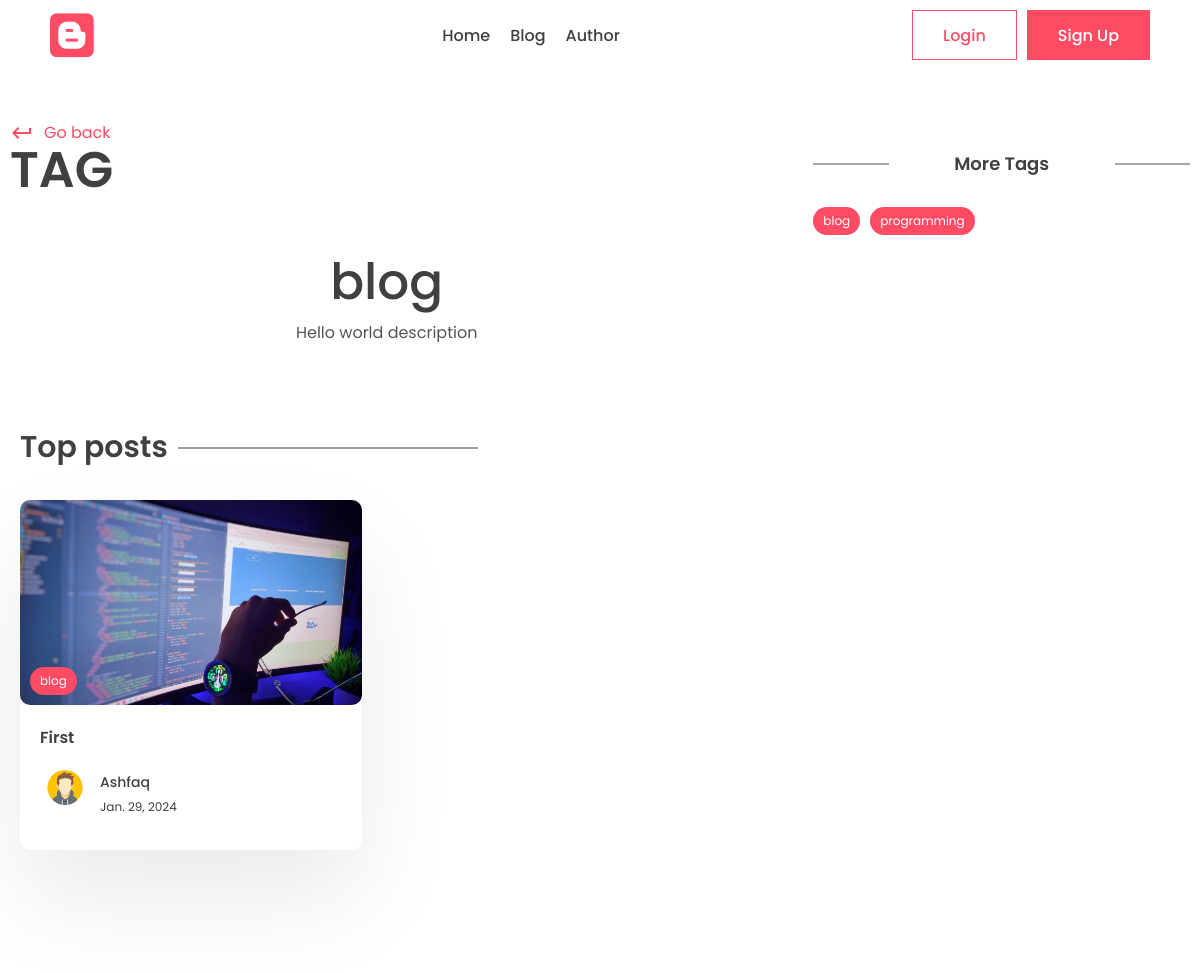
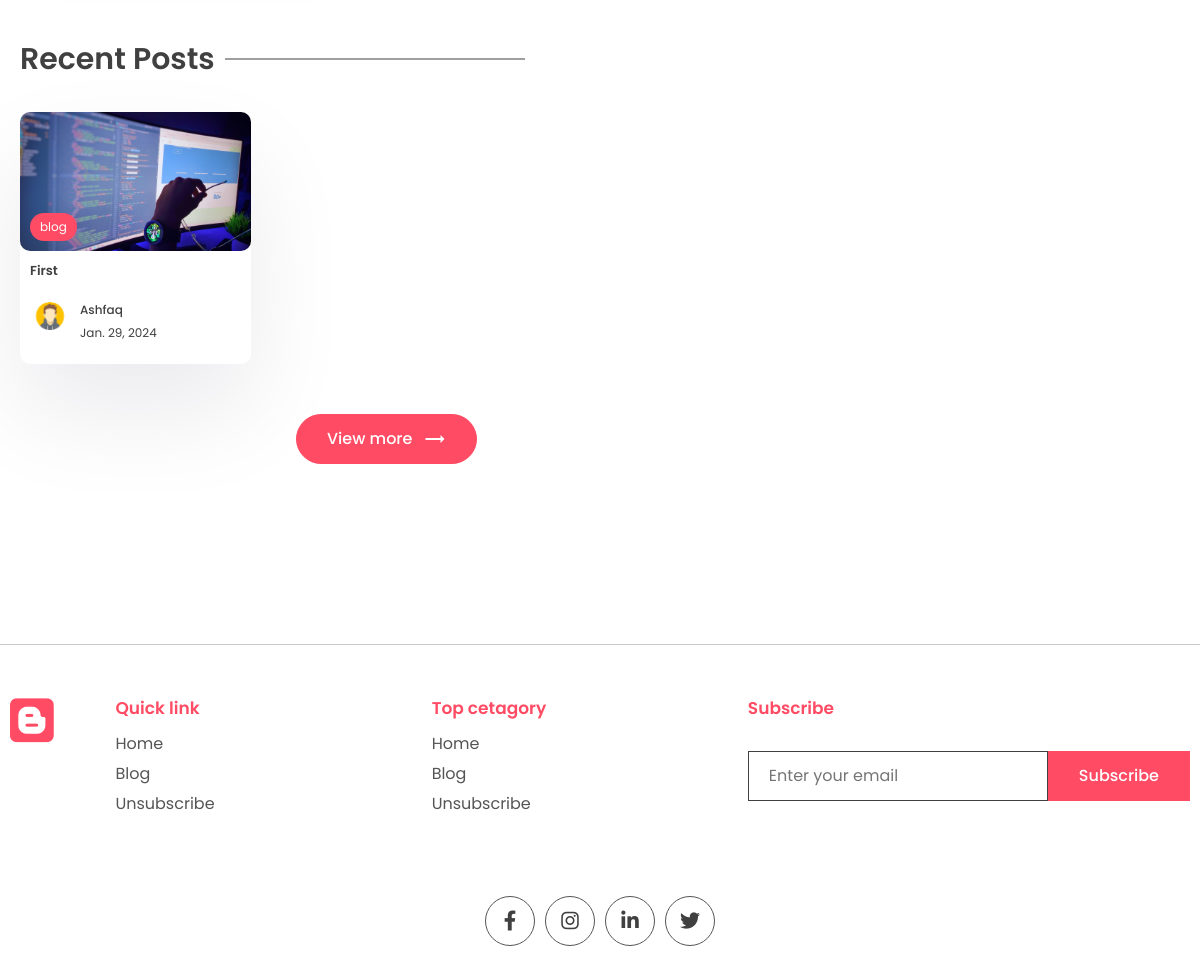
/tag/blog, run on the app's committed database (2 pictures, top to bottom).
### app/models.py (models this page shows, shortened)
class Tag(models.Model):
    name = models.CharField(max_length=100)
    description = models.CharField(max_length=100)
    slug = models.SlugField(max_length=200, unique=True)

class Post(models.Model):
    title = models.CharField(max_length=200)
    content = models.TextField()
    last_updated = models.DateTimeField(auto_now=True)
    slug = models.SlugField(max_length=200, unique=True)
    image = models.ImageField(null=True, blank=True, upload_to="images/")
    tags = models.ManyToManyField(Tag, blank=True, related_name='post')
    view_count = models.IntegerField(null=True, blank=True)
    is_featured = models.BooleanField(default=False)
    author = models.ForeignKey(User, on_delete=models.CASCADE, null=True, blank=True)

class Profile(models.Model):
    user = models.OneToOneField(User, on_delete=models.CASCADE)
    profile_image = models.ImageField(null=True, blank=True, upload_to="images/")
    slug = models.SlugField(max_length=200, unique=True)
    bio = models.CharField(max_length=200)

### app/views.py (the view)
# urls.py: path('tag/<slug:slug>', views.tag_page, name='tag_page'),
def tag_page(request, slug):
    tag = Tag.objects.get(slug=slug)
    top_posts = Post.objects.filter(tags__in=[tag.id]).order_by('-view_count')[0:2]
    recent_posts = Post.objects.filter(tags__in=[tag.id]).order_by('-last_updated')[0:2]
    tags = Tag.objects.all()
    context = {'tag':tag, 'top_posts':top_posts, 'recent_posts':recent_posts, 'tags':tags}
    return render(request, 'app/tag.html', context)

### app/templates/app/tag.html (shortened to what this page needs)
{% extends "base.html" %}
{% block content %}
      <div class="container">
        <div class="layout">
          <div class="left">
            <div class="page-top">
              <div class="top flex">
                <div class="page-name">
                  <a href="#" class="learn">
                    <span class="material-icons"> keyboard_return </span> Go
                    back
                  </a>
                  <h1>Tag</h1>
                </div>
              </div>
            </div>
            <center>
              <div class="typo">
                <h1 class="title">{{tag.name}}</h1>
                <p>
                  {{tag.description}}
                </p>
              </div>
            </center>
            <section class="sp">
              <div class="container">
                <h1 class="sec-title">Top posts</h1>
                <div class="grid-2 blog">
                  {% for post in top_posts %}
                  <a href="{% url "post_page" post.slug %}">
                    <div class="card">
                      <div class="post-img">
                        <img src="{{post.image.url}}" alt="" />
                        <div class="tag">{{post.tags.all.0.name}}</div>
                      </div>
                      <div class="card-content">
                        <h3>
                          {{post.title}}
                        </h3>
                        <div class="author">
                          <div class="profile-pic">
                            <img src="{{post.author.profile.profile_image.url}}" alt="" />
                          </div>
                          <div class="details">
                            <p>{{post.author.first_name}}</p>
                            <small>{{post.last_updated|date}}</small>
                          </div>
                        </div>
                      </div>
                    </div>
                  </a>
                  {% endfor %}
                </div>
              </div>
            </section>
            <section class="sp">
              <div class="container">
                <h1 class="sec-title">Recent Posts</h1>
                <div class="grid-3 blog-grid">
                {% for post in recent_posts %}
                  <a href="{% url "post_page" post.slug %}">
                    <div class="card">
                      <div class="post-img">
                        <img src="{{post.image.url}}" alt="" />
                        <div class="tag">{{post.tags.all.0.name}}</div>
                      </div>
                      <div class="card-content">
                        <h3>
                          {{post.title}}
                        </h3>
                        <div class="author">
                          <div class="profile-pic">
                            <img src="{{post.author.profile.profile_image.url}}" alt="" />
                          </div>
                          <div class="details">
                            <p>{{post.author.first_name}}</p>
                            <small>{{post.last_updated|date}}</small>
                          </div>
                        </div>
                      </div>
                    </div>
                  </a>
                {% endfor %}
                </div>
                <center>
                  <button class="btn btn-primary rounded view">
                    View more
                    <span class="material-icons"> trending_flat </span>
                  </button>
                </center>
              </div>
            </section>
          </div>
          <div class="right">
            <div class="block">
              <h2 class="title2">More Tags</h2>
              <div class="blog-tags">
                {% for tag in tags %}
                <a href="{% url "tag_page" tag.slug %}" class="tag">{{tag.name}}</a>
                {% endfor %}
              </div>
            </div>
          </div>
        </div>
      </div>
{% endblock content %}

### app/static/app/style.css (style rules this page uses)
* { margin: 0; padding: 0; box-sizing: border-box; text-decoration: none; border: none; outline: none; list-style: none; font-family: "Poppins", sans-serif; color: var(--black); }
:root { --red: #ff4b64; --black: #404040; --des: #555555; --shadow: #ffffff1a 0px 1px 1px 0px inset, #32325d40 0px 50px 100px -20px, #0000004d 0px 30px 60px -30px; --shadow2: rgba(17, 12, 46, 0.084) 0px 48px 100px 0px; }
html { font-size: 62.5%; }
[class*="grid"] { display: grid; }
img { width: 100%; }
.container { max-width: 1220px; margin: auto; padding: 0 10px; }
p, a { font-size: 1.6rem; color: var(--des); }
.btn { cursor: pointer; height: 5rem; padding: 0 3rem; font-size: 1.6rem; font-weight: 500; border: 1px solid var(--red); display: flex; align-items: center; justify-content: center; gap: 1rem; }
.btn span { color: white; }
.btn-primary { background: var(--red); color: white; }
.rounded { border-radius: 5rem; }
.typo { width: 50%; margin-top: 5rem; }
.title { font-size: 5rem; font-weight: 500; }
.sp { padding: 8rem 0; }
.grid-2 { grid-template-columns: 1.3fr 1fr; align-items: center; }
.post-img { height: 40rem; width: 100%; overflow: hidden; border-radius: 1rem; }
.post-img img { height: 100%; object-fit: cover; object-position: center; }
.learn { display: flex; align-items: center; gap: 1rem; color: var(--red); margin-top: 2rem; }
.learn span { color: #ff4b64; }
.sec-title { font-size: 3rem; font-weight: 600; position: relative; width: fit-content; margin-bottom: 3rem; }
.sec-title::after { content: ""; position: absolute; right: -31rem; height: 1px; width: 30rem; background: var(--black); top: 50%; transform: translateY(-50%); }
.grid-3 { grid-template-columns: repeat(3, 1fr); gap: 5rem; }
.card { background: white; box-shadow: var(--shadow2); border-radius: 1rem; cursor: pointer; transition: 0.3s; }
.post-img { position: relative; }
.tag { position: absolute; bottom: 1rem; left: 1rem; background: var(--red); color: white; border-radius: 5rem; padding: 0.5rem 1rem; font-size: 1.2rem; }
.card-content { padding: 2rem; padding-bottom: 3rem; }
.card h3 { font-size: 1.6rem; font-weight: 600; }
.card .post-img { width: 100%; height: unset; aspect-ratio: 1/0.6; }
.author { display: flex; align-items: center; gap: 1rem; margin-top: 2rem; }
.profile-pic { width: 5rem; aspect-ratio: 1/1; border-radius: 50%; overflow: hidden; }
.author p { color: var(--black); font-weight: 500; font-size: 1.4rem; }
.author small { color: var(--black); font-size: 1.2rem; }
.view { margin-top: 5rem; }
.layout { display: flex; gap: 5rem; }
.left { width: 100%; height: 100%; }
.right { position: sticky; top: 70px; height: 100%; width: 50%; }
.page-name h1 { font-size: 5rem; text-transform: uppercase; font-weight: 600; line-height: 5rem; }
.flex { display: flex; align-items: flex-end; justify-content: space-between; }
.left .typo { width: 100%; }
.blog { grid-template-columns: 1fr 1fr; gap: 5rem; }
.title2 { position: relative; font-size: 1.8rem; text-align: center; font-weight: 600; margin-bottom: 3rem; }
.title2::before { content: ""; position: absolute; height: 1px; width: 20%; background: var(--des); left: 0; top: 50%; transform: translateY(-50%); }
.title2::after { content: ""; position: absolute; height: 1px; width: 20%; background: var(--des); right: 0; top: 50%; transform: translateY(-50%); }
.blog-grid { gap: 2rem; }
.blog-grid .card-content { padding: 1rem; padding-bottom: 2rem; }
.blog-grid .card h3 { font-size: 1.3rem; font-weight: 600; }
.blog-grid .profile-pic { width: 4rem; }
.blog-grid .author p { font-size: 1.2rem; }
.block { margin-top: 5rem; }
.blog-tags .tag { position: unset; width: fit-content; }
.blog-tags { display: flex; align-items: center; flex-wrap: wrap; gap: 1rem; margin-top: 3rem; }

### data on the page
Tag: name "blog", description "Hello world description"
Post: image (picture), tags.all.0.name "blog", title "First", author.profile.profile_image (picture), author.first_name "Ashfaq", last_updated "Jan. 29, 2024"
Tag: name "programming"
